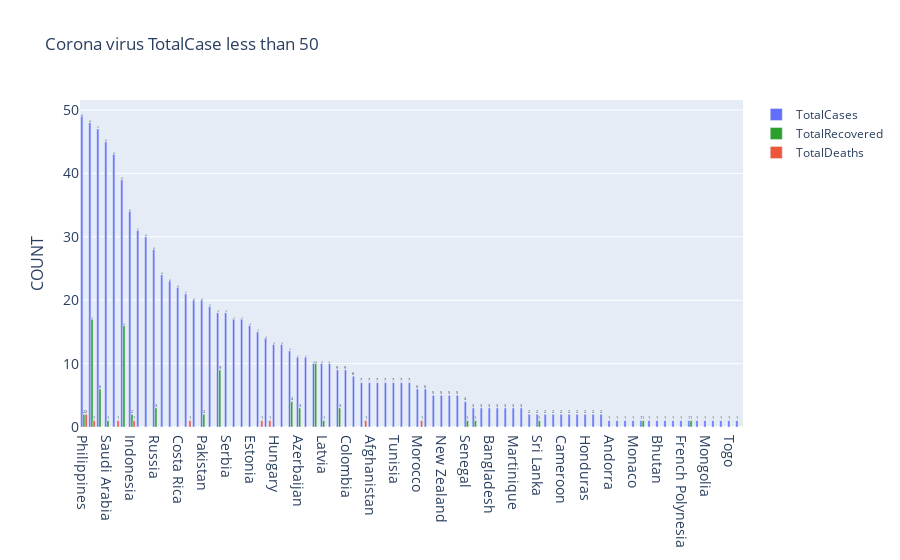

Write notebook code for a chart like this one.
### Code cell
fig = go.Figure()
fig.add_trace(go.Bar(
    x=df["Country,Other"][df.TotalCases<50],
    y=df.TotalCases[df.TotalCases<50],
    name='TotalCases',
    marker_color='#636EFA',
    text=df.TotalCases[df.TotalCases<50],
    textposition='auto'
))
fig.add_trace(go.Bar(
    x=df["Country,Other"][df.TotalCases<50],
    y=df["TotalRecovered"][df.TotalCases<50],
    name='TotalRecovered',
    marker_color='#2ca02c',
    text=df.TotalRecovered[df.TotalCases<50],
    textposition='auto'
))

fig.add_trace(go.Bar(
    x=df["Country,Other"][df.TotalCases<50],
    y=df.TotalDeaths[df.TotalCases<50],
    name='TotalDeaths',
    marker_color='#EF553B',
    text=df.TotalDeaths[df.TotalCases<50],
    textposition='auto'
))
fig.update_layout(title_text='Corona virus TotalCase less than 50',xaxis_tickfont_size=14,
    yaxis=dict(
        title='COUNT',
        titlefont_size=16,
        tickfont_size=14))
fig.show()

### Figure 1 — Plotly figure (JSON) as saved in the notebook; plotly's stock layout.template omitted (floating-point values rounded to 4 significant figures)
{"data": [{"marker": {"color": "#636EFA"}, "name": "TotalCases", "text": [49, 48, 47, 45, 43, 39, 34, 31, 30, 28, 24, 23, 22, 21, 20, 20, 19, 18, 18, 17, 17, 16, 15, 14, 13, 13, 12, 11, 11, 10, 10, 10, 9, 9, 8, 7, 7, 7, 7, 7, 7, 7, 6, 6, 5, 5, 5, 5, 4, 3, 3, 3, 3, 3, 3, 3, 2, 2, 2, 2, 2, 2, 2, 2, 2, 2, 1, 1, 1, 1, 1, 1, 1, 1, 1, 1, 1, 1, 1, 1, 1, 1, 1], "textposition": "auto", "type": "bar", "x": ["Philippines", "Taiwan", "Romania", "Saudi Arabia", "Ireland", "Vietnam", "Indonesia", "Poland", "Palestine", "Russia", "Georgia", "Chile", "Costa Rica", "Argentina", "Algeria", "Pakistan", "Croatia", "Oman", "Serbia", "Ecuador", "Peru", "Estonia", "Albania", "Panama", "Hungary", "South Africa", "Mexico", "Azerbaijan", "Brunei", "Macao", "Latvia", "Slovakia", "Belarus", "Colombia", "Maldives", "Bulgaria", "Afghanistan", "Luxembourg", "North Macedonia", "Tunisia", "Bosnia and Herzegovina", "Malta", "Morocco", "Cyprus", "Dominican Republic", "New Zealand", "French Guiana", "Paraguay", "Senegal", "Cambodia", "Lithuania", "Bangladesh", "Cuba", "Liechtenstein", "Martinique", "Moldova", "Nigeria", "Sri Lanka", "Bolivia", "Burkina Faso", "Cameroon", "Channel Islands", "Faeroe Islands", "Honduras", "Jamaica", "Saint Martin", "Andorra", "Armenia", "Jordan", "Monaco", "Nepal", "Ukraine", "Bhutan", "Ivory Coast", "DRC", "French Polynesia", "Gibraltar", "Vatican City", "Mongolia", "Réunion", "St. Barth", "Togo", "Turkey"], "y": [49, 48, 47, 45, 43, 39, 34, 31, 30, 28, 24, 23, 22, 21, 20, 20, 19, 18, 18, 17, 17, 16, 15, 14, 13, 13, 12, 11, 11, 10, 10, 10, 9, 9, 8, 7, 7, 7, 7, 7, 7, 7, 6, 6, 5, 5, 5, 5, 4, 3, 3, 3, 3, 3, 3, 3, 2, 2, 2, 2, 2, 2, 2, 2, 2, 2, 1, 1, 1, 1, 1, 1, 1, 1, 1, 1, 1, 1, 1, 1, 1, 1, 1]}, {"marker": {"color": "#2ca02c"}, "name": "TotalRecovered", "text": [2, 17, 6, 1, 0, 16, 2, 0, 0, 3, 0, 0, 0, 0, 0, 2, 0, 9, 0, 0, 0, 0, 0, 0, 0, 0, 4, 3, 0, 10, 1, 0, 3, 0, 0, 0, 0, 0, 0, 0, 0, 0, 0, 0, 0, 0, 0, 0, 1, 1, 0, 0, 0, 0, 0, 0, 0, 1, 0, 0, 0, 0, 0, 0, 0, 0, 0, 0, 0, 0, 1, 0, 0, 0, 0, 0, 1, 0, 0, 0, 0, 0, 0], "textposition": "auto", "type": "bar", "x": ["Philippines", "Taiwan", "Romania", "Saudi Arabia", "Ireland", "Vietnam", "Indonesia", "Poland", "Palestine", "Russia", "Georgia", "Chile", "Costa Rica", "Argentina", "Algeria", "Pakistan", "Croatia", "Oman", "Serbia", "Ecuador", "Peru", "Estonia", "Albania", "Panama", "Hungary", "South Africa", "Mexico", "Azerbaijan", "Brunei", "Macao", "Latvia", "Slovakia", "Belarus", "Colombia", "Maldives", "Bulgaria", "Afghanistan", "Luxembourg", "North Macedonia", "Tunisia", "Bosnia and Herzegovina", "Malta", "Morocco", "Cyprus", "Dominican Republic", "New Zealand", "French Guiana", "Paraguay", "Senegal", "Cambodia", "Lithuania", "Bangladesh", "Cuba", "Liechtenstein", "Martinique", "Moldova", "Nigeria", "Sri Lanka", "Bolivia", "Burkina Faso", "Cameroon", "Channel Islands", "Faeroe Islands", "Honduras", "Jamaica", "Saint Martin", "Andorra", "Armenia", "Jordan", "Monaco", "Nepal", "Ukraine", "Bhutan", "Ivory Coast", "DRC", "French Polynesia", "Gibraltar", "Vatican City", "Mongolia", "Réunion", "St. Barth", "Togo", "Turkey"], "y": [2, 17, 6, 1, 0, 16, 2, 0, 0, 3, 0, 0, 0, 0, 0, 2, 0, 9, 0, 0, 0, 0, 0, 0, 0, 0, 4, 3, 0, 10, 1, 0, 3, 0, 0, 0, 0, 0, 0, 0, 0, 0, 0, 0, 0, 0, 0, 0, 1, 1, 0, 0, 0, 0, 0, 0, 0, 1, 0, 0, 0, 0, 0, 0, 0, 0, 0, 0, 0, 0, 1, 0, 0, 0, 0, 0, 1, 0, 0, 0, 0, 0, 0]}, {"marker": {"color": "#EF553B"}, "name": "TotalDeaths", "text": [2, 1, 0, 0, 1, 0, 1, 0, 0, 0, 0, 0, 0, 1, 0, 0, 0, 0, 0, 0, 0, 0, 1, 1, 0, 0, 0, 0, 0, 0, 0, 0, 0, 0, 0, 1, 0, 0, 0, 0, 0, 0, 1, 0, 0, 0, 0, 0, 0, 0, 0, 0, 0, 0, 0, 0, 0, 0, 0, 0, 0, 0, 0, 0, 0, 0, 0, 0, 0, 0, 0, 0, 0, 0, 0, 0, 0, 0, 0, 0, 0, 0, 0], "textposition": "auto", "type": "bar", "x": ["Philippines", "Taiwan", "Romania", "Saudi Arabia", "Ireland", "Vietnam", "Indonesia", "Poland", "Palestine", "Russia", "Georgia", "Chile", "Costa Rica", "Argentina", "Algeria", "Pakistan", "Croatia", "Oman", "Serbia", "Ecuador", "Peru", "Estonia", "Albania", "Panama", "Hungary", "South Africa", "Mexico", "Azerbaijan", "Brunei", "Macao", "Latvia", "Slovakia", "Belarus", "Colombia", "Maldives", "Bulgaria", "Afghanistan", "Luxembourg", "North Macedonia", "Tunisia", "Bosnia and Herzegovina", "Malta", "Morocco", "Cyprus", "Dominican Republic", "New Zealand", "French Guiana", "Paraguay", "Senegal", "Cambodia", "Lithuania", "Bangladesh", "Cuba", "Liechtenstein", "Martinique", "Moldova", "Nigeria", "Sri Lanka", "Bolivia", "Burkina Faso", "Cameroon", "Channel Islands", "Faeroe Islands", "Honduras", "Jamaica", "Saint Martin", "Andorra", "Armenia", "Jordan", "Monaco", "Nepal", "Ukraine", "Bhutan", "Ivory Coast", "DRC", "French Polynesia", "Gibraltar", "Vatican City", "Mongolia", "Réunion", "St. Barth", "Togo", "Turkey"], "y": [2, 1, 0, 0, 1, 0, 1, 0, 0, 0, 0, 0, 0, 1, 0, 0, 0, 0, 0, 0, 0, 0, 1, 1, 0, 0, 0, 0, 0, 0, 0, 0, 0, 0, 0, 1, 0, 0, 0, 0, 0, 0, 1, 0, 0, 0, 0, 0, 0, 0, 0, 0, 0, 0, 0, 0, 0, 0, 0, 0, 0, 0, 0, 0, 0, 0, 0, 0, 0, 0, 0, 0, 0, 0, 0, 0, 0, 0, 0, 0, 0, 0, 0]}], "layout": {"title": {"text": "Corona virus TotalCase less than 50"}, "xaxis": {"tickfont": {"size": 14}}, "yaxis": {"tickfont": {"size": 14}, "title": {"font": {"size": 16}, "text": "COUNT"}}}}
